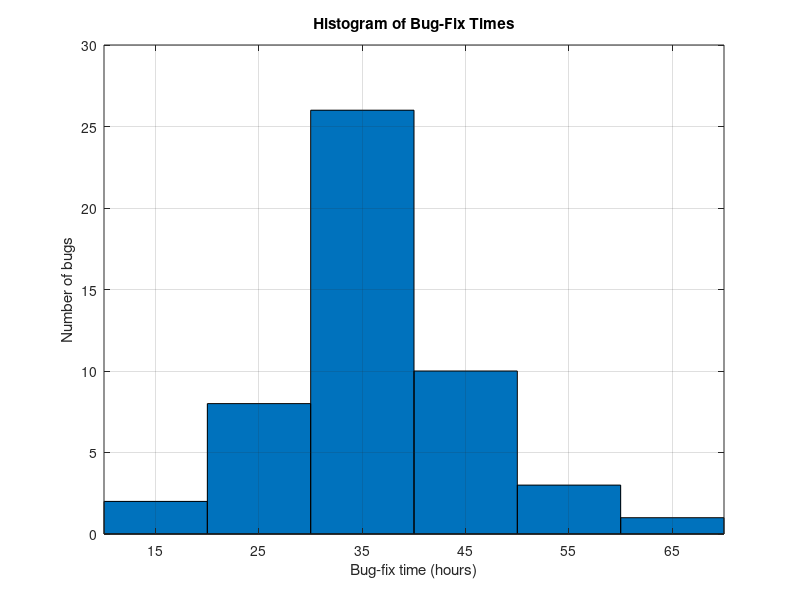

MATLAB code for this plot:
% Question 14 (Lecture 14): Moments, Sheppard's corrections, skewness and kurtosis
clc; clear; close all;

L = [10 20 30 40 50 60];              % lower class boundaries (bug-fix time, hours)
h = 10;                               % class interval
f = [2 8 26 10 3 1];                  % frequencies
x = L + h/2;                          % class mid-points
n = sum(f);

% ---- Moments about the mean (direct method) ----
xb = sum(f .* x) / n;
m2 = sum(f .* (x - xb).^2) / n;
m3 = sum(f .* (x - xb).^3) / n;
m4 = sum(f .* (x - xb).^4) / n;
fprintf('Mean = %.2f\nm2 = %.4f\nm3 = %.4f\nm4 = %.4f\n', xb, m2, m3, m4);

% ---- Moment ratios ----
b1 = m3^2 / m2^3;   g1 = sign(m3) * sqrt(b1);   b2 = m4 / m2^2;
fprintf('b1 = %.4f (g1 = %.4f),  b2 = %.4f\n', b1, g1, b2);

% ---- Sheppard's corrections ----
m2c = m2 - h^2/12;
m4c = m4 - (h^2/2) * m2 + (7/240) * h^4;
b1c = m3^2 / m2c^3;   b2c = m4c / m2c^2;
fprintf('Corrected: m2 = %.4f, m3 = %.4f, m4 = %.4f\n', m2c, m3, m4c);
fprintf('Corrected: b1 = %.4f, b2 = %.4f\n', b1c, b2c);

% ---- Quartiles and percentiles of grouped data ----
cf = cumsum(f);  cprev = [0 cf(1:end-1)];
idx = @(p) find(cf >= p*n, 1);
gq  = @(p) L(idx(p)) + h ./ f(idx(p)) .* (p*n - cprev(idx(p)));
Q1 = gq(0.25);  Md = gq(0.50);  Q3 = gq(0.75);  P10 = gq(0.10);  P90 = gq(0.90);
bowley = (Q3 + Q1 - 2*Md) / (Q3 - Q1);
K = ((Q3 - Q1) / 2) / (P90 - P10);
fprintf('Q1 = %.2f, Median = %.2f, Q3 = %.2f, P10 = %.2f, P90 = %.2f\n', Q1, Md, Q3, P10, P90);
fprintf('Bowley skewness = %.4f\n', bowley);
fprintf('Percentile coefficient of kurtosis = %.4f (normal = 0.263)\n', K);

bar(x, f, 1);
xlabel('Bug-fix time (hours)'); ylabel('Number of bugs');
title('Histogram of Bug-Fix Times'); grid on;
